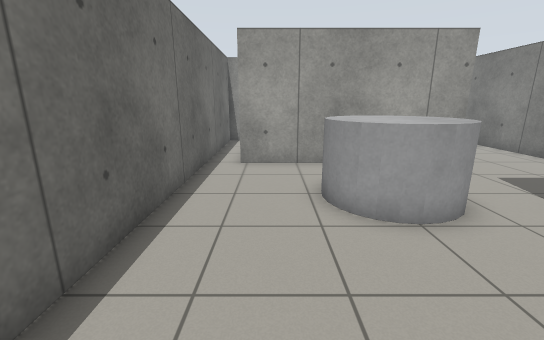
View 1 (above)

14 first-person views from a walk through a Gazebo world. The camera is 1.2 m above the floor, tilts 14° down and sees 90° across. The floor is counted in squares, 0.5 m on a side. Each view is taken from the middle of a square. On the plan, view 1 faces up. The plan holds only what a view shows up to about 17 squares ahead; the rest is blank.

View 2
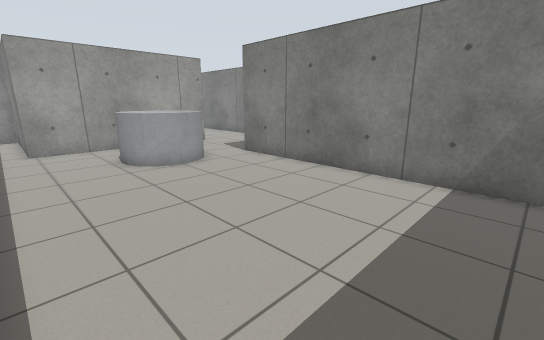

View 3
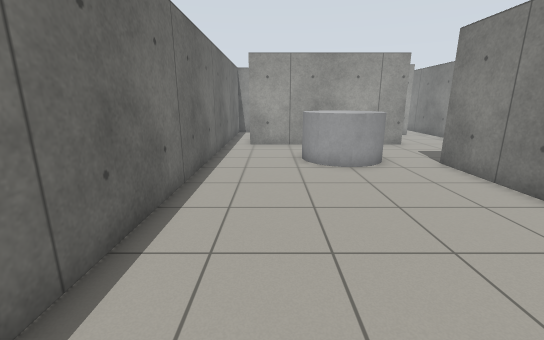

View 4
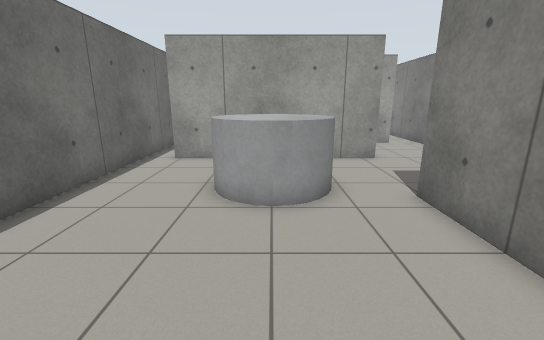

View 5
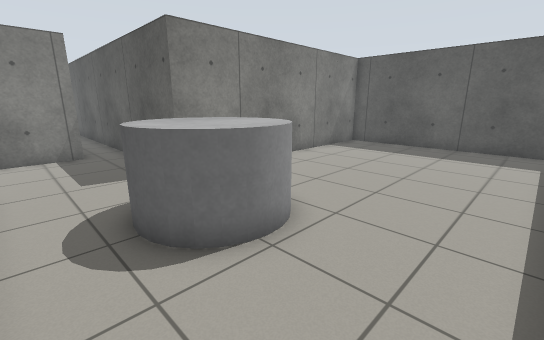

View 6
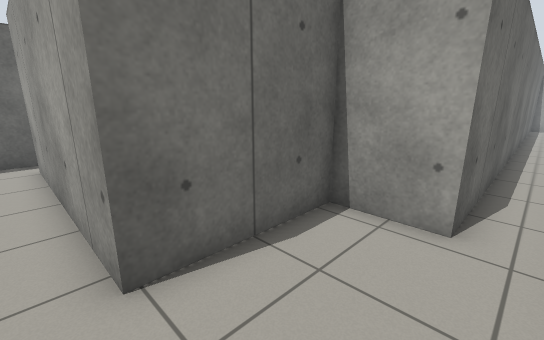

View 7
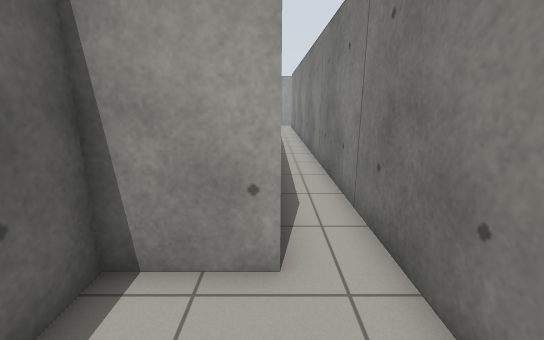

View 8
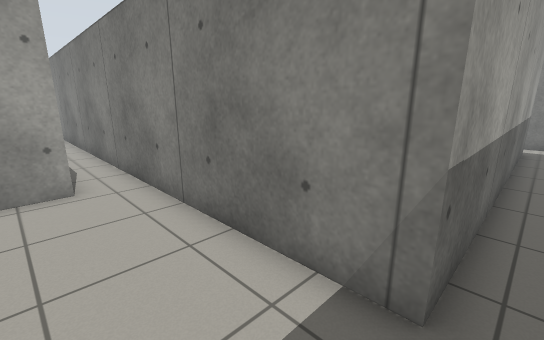

View 9
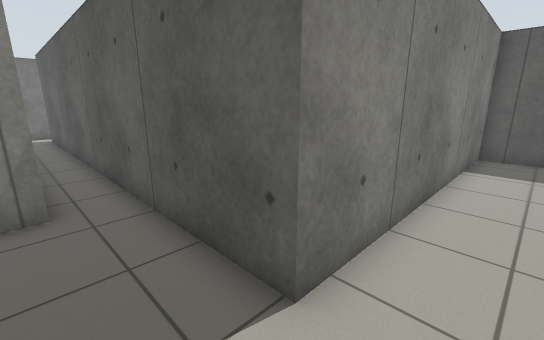

View 10
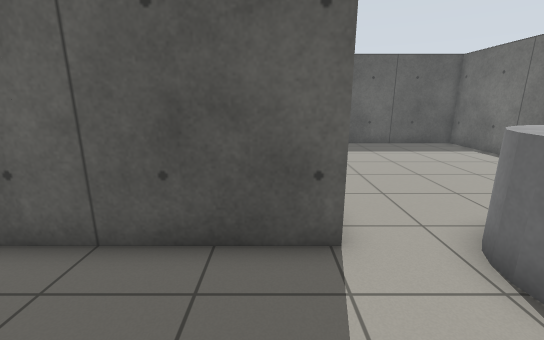

View 11
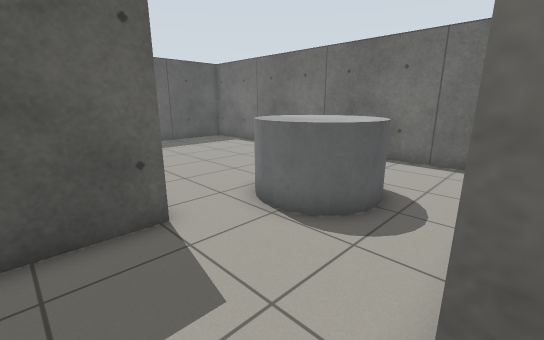

View 12
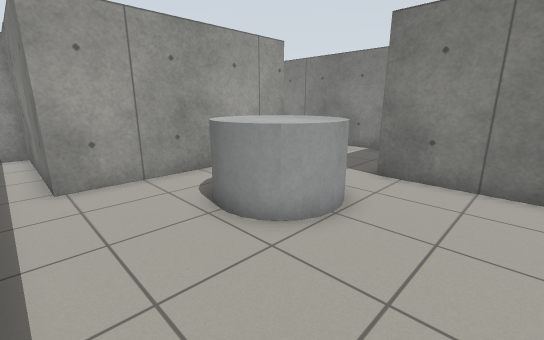

View 13
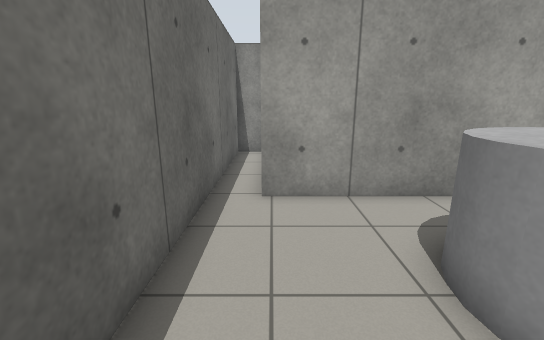

View 14
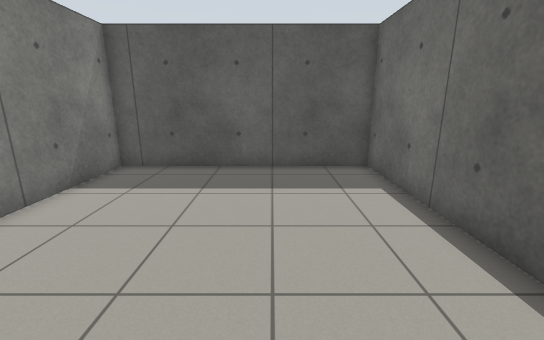

### Floor plan
Points are (right, up) in squares from view 1. A wall is a line through its corners. A room is listed if a view was taken in it or the views show most of it. See-through windows are left out.
Room 1 (views 1, 2, 3, 4, 5, 9, 12, 13, 14)
walls: (6.5, 10.8) (-1.3, 10.8) (-1.3, 17.4) (-2.7, 17.4) (-2.7, -6.2) (6.8, -6.2) (6.8, 5.8)
ways out: opening at (7.5, 8.5) to room 2
objects: grey cylinder (1, 5) to (5, 8)
Room 2 (views 6, 7, 8, 10, 11)
walls: (11.9, 7.6) (11.9, 29.6); (6.8, 5.8) (11.5, 5.8); (10.1, 33.8) (10.1, 15.5) (7.5, 15.5) (7.5, 10.8) (6.5, 10.8)
ways out: opening at (7.5, 8.5) to room 1; opening at (12, 7)

Where each view was taken, in squares from view 1:
view 1: 0 up, 0 right, facing up
view 2: 5 down, 2 left, facing up-right
view 3: 5 down, 0 right, facing up
view 4: 1 down, 3 right, facing up
view 5: 10 up, 2 left, facing down-right
view 6: 10 up, 11 right, facing up-left
view 7: 12 up, 10 right, facing up
view 8: 7 up, 9 right, facing up-right
view 9: 8 up, 5 right, facing down-right
view 10: 10 up, 8 right, facing down
view 11: 11 up, 9 right, facing down-left
view 12: 2 up, 2 left, facing up-right
view 13: 4 up, 1 left, facing up
view 14: 4 up, 1 right, facing down
